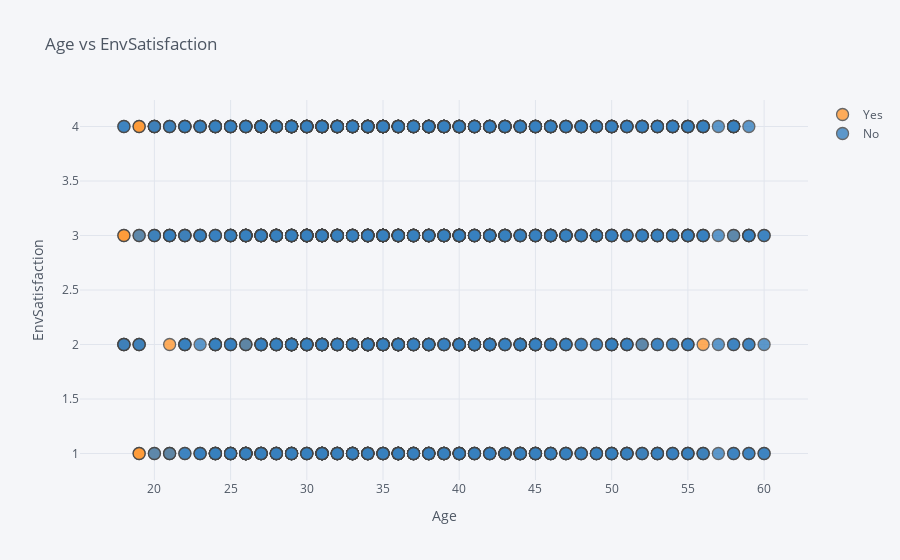

The notebook cell saved with this chart:
### Code cell
#Plot a Bivariate Scatter Plot
df.iplot(
    x='Age',
    y='EnvironmentSatisfaction',
    categories='Attrition',
    xTitle='Age',
    yTitle='EnvSatisfaction',
    title='Age vs EnvSatisfaction')

### Figure 1 — Plotly figure (JSON) as saved in the notebook; plotly's stock layout.template omitted (floating-point values rounded to 4 significant figures; data arrays with more than 128 entries replaced by an {"elided": "..."} marker saying what was removed)
{"data": [{"marker": {"color": "rgba(255, 153, 51, 1.0)", "line": {"width": 1.3}, "opacity": 0.8, "size": 12, "symbol": "circle"}, "mode": "markers", "name": "Yes", "textfont": {"color": "#4D5663"}, "type": "scatter", "x": {"elided": "237 int values"}, "y": {"elided": "237 int values"}}, {"marker": {"color": "rgba(55, 128, 191, 1.0)", "line": {"width": 1.3}, "opacity": 0.8, "size": 12, "symbol": "circle"}, "mode": "markers", "name": "No", "textfont": {"color": "#4D5663"}, "type": "scatter", "x": {"elided": "1233 int values"}, "y": {"elided": "1233 int values"}}], "layout": {"legend": {"bgcolor": "#F5F6F9", "font": {"color": "#4D5663"}}, "paper_bgcolor": "#F5F6F9", "plot_bgcolor": "#F5F6F9", "title": {"font": {"color": "#4D5663"}, "text": "Age vs EnvSatisfaction"}, "xaxis": {"gridcolor": "#E1E5ED", "showgrid": true, "tickfont": {"color": "#4D5663"}, "title": {"font": {"color": "#4D5663"}, "text": "Age"}, "zerolinecolor": "#E1E5ED"}, "yaxis": {"gridcolor": "#E1E5ED", "showgrid": true, "tickfont": {"color": "#4D5663"}, "title": {"font": {"color": "#4D5663"}, "text": "EnvSatisfaction"}, "zerolinecolor": "#E1E5ED"}}}
